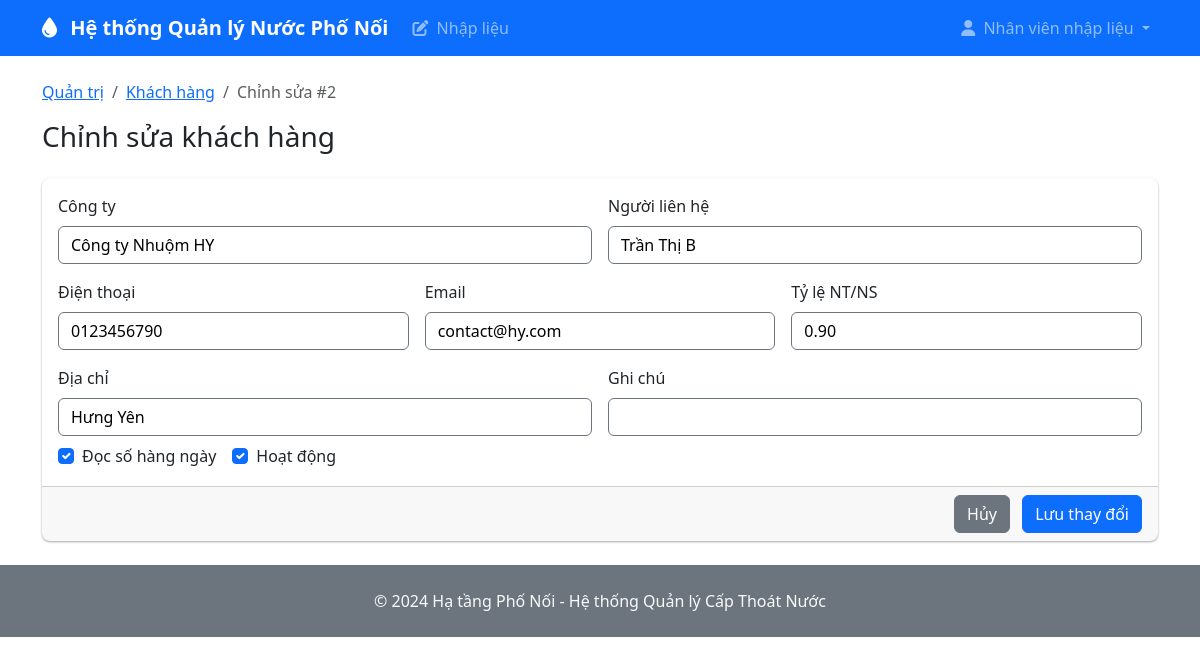
Screenshot of /customers/2/edit (signed in) with the database file from the repository.
### models.py (models this page shows)
class User(UserMixin, db.Model):
    id = db.Column(db.Integer, primary_key=True)
    username = db.Column(db.String(64), unique=True, nullable=False)
    email = db.Column(db.String(120), unique=True, nullable=False)
    password_hash = db.Column(db.String(256))
    role = db.Column(Enum(UserRole), nullable=False, default=UserRole.DATA_ENTRY)
    full_name = db.Column(db.String(120))
    created_at = db.Column(db.DateTime, default=datetime.utcnow)
    is_active = db.Column(db.Boolean, default=True)

class Customer(db.Model):
    id = db.Column(db.Integer, primary_key=True)
    company_name = db.Column(db.String(200), nullable=False)
    contact_person = db.Column(db.String(120))
    phone = db.Column(db.String(20))
    email = db.Column(db.String(120))
    address = db.Column(db.Text)
    water_ratio = db.Column(db.Float, default=0.8)  # Wastewater to clean water ratio
    daily_reading = db.Column(db.Boolean, default=False)  # True for large customers
    created_at = db.Column(db.DateTime, default=datetime.utcnow)
    is_active = db.Column(db.Boolean, default=True)

### routes.py (the view, shortened to what this page needs)
@app.route('/customers/<int:customer_id>/edit', methods=['GET', 'POST'])
@login_required
def edit_customer(customer_id):
    customer = Customer.query.get_or_404(customer_id)
    return render_template('edit_page/customer_edit.html', customer=customer)

### app.py (called while the page is built)
@login_manager.user_loader
def load_user(user_id):
    from models import User
    return User.query.get(int(user_id))

### templates/edit_page/customer_edit.html (shortened to what this page needs)
{% extends "base.html" %}
{% block content %}
<div class="row">
  <div class="col-12">
    <nav aria-label="breadcrumb">
      <ol class="breadcrumb">
        <li class="breadcrumb-item"><a href="{{ url_for('admin') }}">Quản trị</a></li>
        <li class="breadcrumb-item"><a href="{{ url_for('admin') }}#customers">Khách hàng</a></li>
        <li class="breadcrumb-item active" aria-current="page">Chỉnh sửa #{{ customer.id }}</li>
      </ol>
    </nav>
    <h3>Chỉnh sửa khách hàng</h3>
  </div>
</div>
<form method="post" action="{{ url_for('edit_customer', customer_id=customer.id) }}">
  <div class="card mt-3">
    <div class="card-body">
      <div class="row g-3">
        <div class="col-md-6">
          <label class="form-label">Công ty</label>
          <input name="company_name" class="form-control" required value="{{ customer.company_name }}">
        </div>
        <div class="col-md-6">
          <label class="form-label">Người liên hệ</label>
          <input name="contact_person" class="form-control" value="{{ customer.contact_person or '' }}">
        </div>
        <div class="col-md-4">
          <label class="form-label">Điện thoại</label>
          <input name="phone" class="form-control" value="{{ customer.phone or '' }}">
        </div>
        <div class="col-md-4">
          <label class="form-label">Email</label>
          <input name="email" type="email" class="form-control" value="{{ customer.email or '' }}">
        </div>
        <div class="col-md-4">
          <label class="form-label">Tỷ lệ NT/NS</label>
          <input name="water_ratio" type="number" step="0.01" class="form-control" value="{{ '%.2f'|format(customer.water_ratio or 0) }}">
        </div>
        <div class="col-md-6">
          <label class="form-label">Địa chỉ</label>
          <input name="address" class="form-control" value="{{ customer.address or '' }}">
        </div>
        <div class="col-md-6">
          <label class="form-label">Ghi chú</label>
          <input name="notes" class="form-control" value="{{ customer.notes or '' }}">
        </div>
        <div class="col-12 d-flex gap-3 align-items-center mt-2">
          <div class="form-check">
            <input class="form-check-input" type="checkbox" id="daily_reading" name="daily_reading" {% if customer.daily_reading %}checked{% endif %}>
            <label class="form-check-label" for="daily_reading">Đọc số hàng ngày</label>
          </div>
          <div class="form-check">
            <input class="form-check-input" type="checkbox" id="is_active" name="is_active" {% if customer.is_active %}checked{% endif %}>
            <label class="form-check-label" for="is_active">Hoạt động</label>
          </div>
        </div>
      </div>
    </div>
    <div class="card-footer text-end">
      <a class="btn btn-secondary me-2" href="{{ url_for('admin') }}#customers">Hủy</a>
      <button type="submit" class="btn btn-primary">Lưu thay đổi</button>
    </div>
  </div>
</form>
{% endblock %}

### templates/base.html (shortened to what this page needs)
<!DOCTYPE html>
<html lang="vi" data-bs-theme="light">
<head>
    <link href="https://cdn.jsdelivr.net/npm/bootstrap@5.3.3/dist/css/bootstrap.min.css" rel="stylesheet">
    <link rel="stylesheet" href="https://cdnjs.cloudflare.com/ajax/libs/font-awesome/6.4.0/css/all.min.css">
    <link rel="stylesheet" href="{{ url_for('static', filename='css/custom.css') }}">
</head>
<body>
    <nav class="navbar navbar-expand-lg navbar-dark bg-primary">
        <div class="container">
            <a class="navbar-brand" href="{{ url_for('dashboard') }}">
                <i class="fas fa-tint me-2"></i>
                Hệ thống Quản lý Nước Phố Nối
            </a>
            <div class="collapse navbar-collapse" id="navbarNav">
                <ul class="navbar-nav me-auto">
                    {% if current_user.is_authenticated %}
                    {% if current_user.role.value in ['data_entry', 'plant_manager', 'admin'] %}
                    <li class="nav-item">
                        <a class="nav-link" href="{{ url_for('data_entry') }}">
                            <i class="fas fa-edit me-1"></i> Nhập liệu
                        </a>
                    </li>
                    {% endif %}
                    {% endif %}
                </ul>
                {% if current_user.is_authenticated %}
                <ul class="navbar-nav">
                    <li class="nav-item dropdown">
                        <a class="nav-link dropdown-toggle" href="#" role="button" data-bs-toggle="dropdown">
                            <i class="fas fa-user me-1"></i> {{ current_user.full_name or current_user.username }}
                        </a>
                    </li>
                </ul>
                {% endif %}
            </div>
        </div>
    </nav>
    <main class="container my-4">
        {% block content %}{% endblock %}
    </main>
    <footer class="bg-secondary text-light py-4 mt-auto">
        <div class="container text-center">
            <p class="mb-0">&copy; 2024 Hạ tầng Phố Nối - Hệ thống Quản lý Cấp Thoát Nước</p>
        </div>
    </footer>
</body>
</html>

### static/css/custom.css (style rules this page uses)
.btn { border-radius: 6px; font-weight: 500; }
.card { border: none; box-shadow: 0 1px 3px rgba(0,0,0,0.12), 0 1px 2px rgba(0,0,0,0.24); border-radius: 8px; }
.form-control, .form-select { border-radius: 6px; border: 1px solid var(--bs-border-color); }
.navbar-brand { font-weight: 600; }
.form-control { color: #000000 !important; background-color: rgb(255, 255, 255) !important; border-color: #6c757d !important; }

### rows the page displays
User: full_name "Nhân viên nhập liệu"
Customer: id "2", company_name "Công ty Nhuộm HY", contact_person "Trần Thị B", phone "0123456790", email "contact@hy.com", water_ratio "0.90", address "Hưng Yên", daily_reading "☑", is_active "☑"
